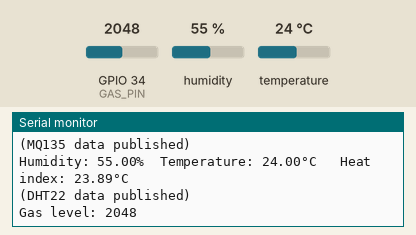
The sketch below on a simulated ESP32. Parts: the last lines printed to the serial monitor. Inputs (shaded band) come from the test bench; at power-on: GPIO 34 (GAS_PIN) = 2048, humidity 55 %, temperature 24 °C. WiFi joins after 1.5 s; servers stay silent unless stated; network time is answered at once with the bench clock; the local clock reads 2024-03-15 10:24:30 at power-on unless the sketch sets it; no MQTT or app messages arrive unless stated.

Above: at 18.2 s.
18.3 s: GPIO 34 (GAS_PIN) set to 1063
At 18.3 s:
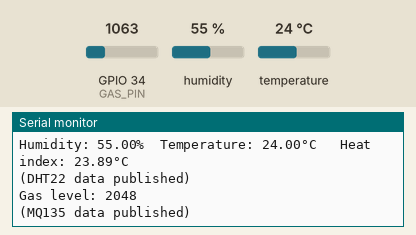
21.0 s: GPIO 34 (GAS_PIN) set to 940
At 22.7 s:
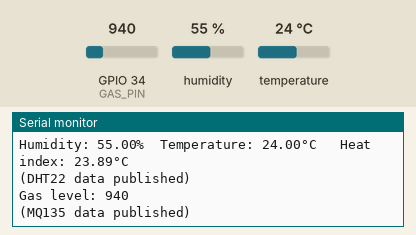
Timing chart, 0 to 24.2 s (numbered marks = the images above; inputs shaded):
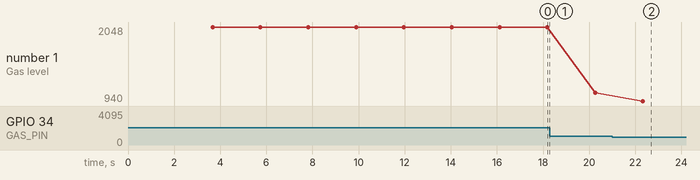

Measured:
- after the input at 21.0 s, the serial monitor: prints a new line after 1.3 s (image 2)
- plotted number 1: 2048 → 1063 after the input at 18.3 s, 1063 → 940 after the input at 21.0 s

The sketch:

main.ino
```cpp
#include <NTPClient.h>
#include <WiFi.h>
#include <WiFiUdp.h>
#include <PubSubClient.h>
#include "DHT.h"

#define TEMP_HUM_PIN 32
#define GAS_PIN 34

#define DHT_TYPE DHT22

#define DHT22_SENSOR_PART_NUMBER 1
#define MQ135_SENSOR_PART_NUMBER 2
#define STATION_PART_NUMBER 1

#define SSID ""
#define SSID_PASSWORD ""

#define MQTT_SERVER ""
#define MQTT_SERVER_PORT 1883
#define MQTT_SERVER_USER ""
#define MQTT_SERVER_PASSWORD ""


DHT dht(TEMP_HUM_PIN, DHT_TYPE);

WiFiClient espClient;
PubSubClient client(espClient);

WiFiUDP ntpUDP;
NTPClient timeClient(ntpUDP, "pool.ntp.org", 0, 60000);

float temperature;
float humidity;
float heatIndex;
int gasLevel;

// --------------------------------------------------------------------

void setupSerial() {
  Serial.begin(9600);
}

void setupESPClient() {
  client.setServer(MQTT_SERVER, MQTT_SERVER_PORT);
}

void setupWiFi() {
  delay(10);

  Serial.println("Initializing WiFi...");

  WiFi.begin(SSID, SSID_PASSWORD);
  while (WiFi.status() != WL_CONNECTED) {
    Serial.print(".");
  }

  Serial.print("\n");
  Serial.print("Connected to ");
  Serial.println(SSID);
}

void setupWiFiUDP() {
  timeClient.begin();

  while(!timeClient.update()){
    timeClient.forceUpdate();
  }
}

void reconnectMQTT() {
  while(!client.connected()) {
    Serial.println("Connecting to MQTT broker...");

    if (client.connect("ESP32Client", MQTT_SERVER_USER, MQTT_SERVER_PASSWORD)) {
      Serial.println("Connected to MQTT broker");
    } else {
      Serial.print("Conexion error:");
      Serial.println(client.state());
      Serial.println("Trying to reconnect in 5s ....");
      delay(5000);
    }
  }
}

void connectMQTT() {
  if (!client.connected()) {
    reconnectMQTT();
  }

  client.loop();
}

void readTempHumData() {
  temperature = dht.readTemperature();
  humidity = dht.readHumidity();

  if (isnan(humidity) || isnan(temperature)) {
    Serial.println(F("Failed to read from DHT sensor!"));
    return;
  }

  heatIndex = dht.computeHeatIndex(temperature, humidity, false);

  Serial.print(F("Humidity: "));
  Serial.print(humidity);
  Serial.print(F("%  Temperature: "));
  Serial.print(temperature);
  Serial.print(F("°C "));
  Serial.print(F("  Heat index: "));
  Serial.print(heatIndex);
  Serial.println(F("°C"));
}

void readGasData() {
  gasLevel = analogRead(GAS_PIN);
  Serial.print("Gas level: ");
  Serial.println(gasLevel);
}

char* getCurrentTimeString(){
  time_t now = timeClient.getEpochTime();
  struct tm* timeInfo = localtime(&now);
  static char timeString[25];
  strftime(timeString, sizeof(timeString), "%Y-%m-%dT%H:%M:%SZ", timeInfo);

  return timeString;
}

const char* getPublishPayload(String measurementType, float measurementValue, int sensorPartNumber) {
  char* currentTimeString = getCurrentTimeString();

  String payload = "{";
  payload += "\"";
  payload += measurementType;
  payload += "\":";
  payload += measurementValue;
  payload += ",";
  payload += "\"read_at\":\"";
  payload += String(currentTimeString);
  payload += "\",";
  payload += "\"sensor_part_number\":\"";
  payload += sensorPartNumber;
  payload += "\",";
  payload += "\"station_part_number\":\"";
  payload += STATION_PART_NUMBER;
  payload += "\"}";

  static String staticPayload;
  staticPayload = payload;
  return staticPayload.c_str();
}

void publishTempData() {
  const char* payload = getPublishPayload("temperature", temperature, DHT22_SENSOR_PART_NUMBER);
  client.publish("temperature/domestic_weather_station", payload);
}

void publishHumidityData() {
  const char* payload = getPublishPayload("humidity", humidity, DHT22_SENSOR_PART_NUMBER);
  client.publish("humidity/domestic_weather_station", payload);
}

void publishHeatIndexData() {
  const char* payload = getPublishPayload("heat_index", heatIndex, DHT22_SENSOR_PART_NUMBER);
  client.publish("heat_index/domestic_weather_station", payload);
}

void publishGasLevelData() {
  const char* payload = getPublishPayload("gas_level", gasLevel, MQ135_SENSOR_PART_NUMBER);
  client.publish("gas_level/domestic_weather_station", payload);
}

// --------------------------------------------------------------------

void setup() {
  setupSerial();
  Serial.println("Initializing system...");

  setupWiFi();
  setupWiFiUDP();
  setupESPClient();
  dht.begin();

  delay(2000);
  Serial.println("Initializing lectures...");
}

void loop() {
  connectMQTT();

  readTempHumData();
  publishTempData();
  publishHumidityData();
  publishHeatIndexData();
  Serial.println("(DHT22 data published)");

  readGasData();
  publishGasLevelData();
  Serial.println("(MQ135 data published)");

  Serial.print("\n");

  delay(2000);
}
```
